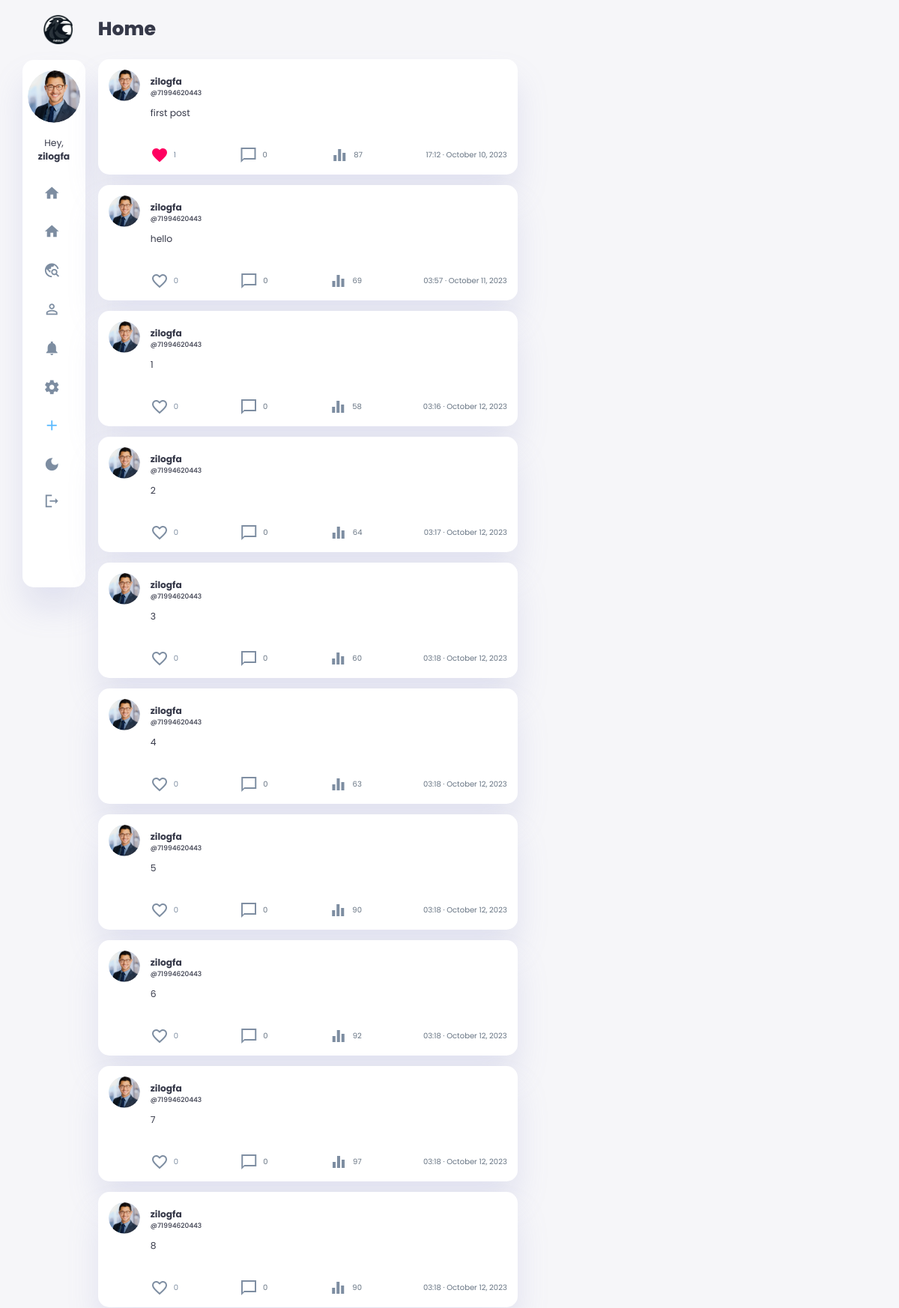
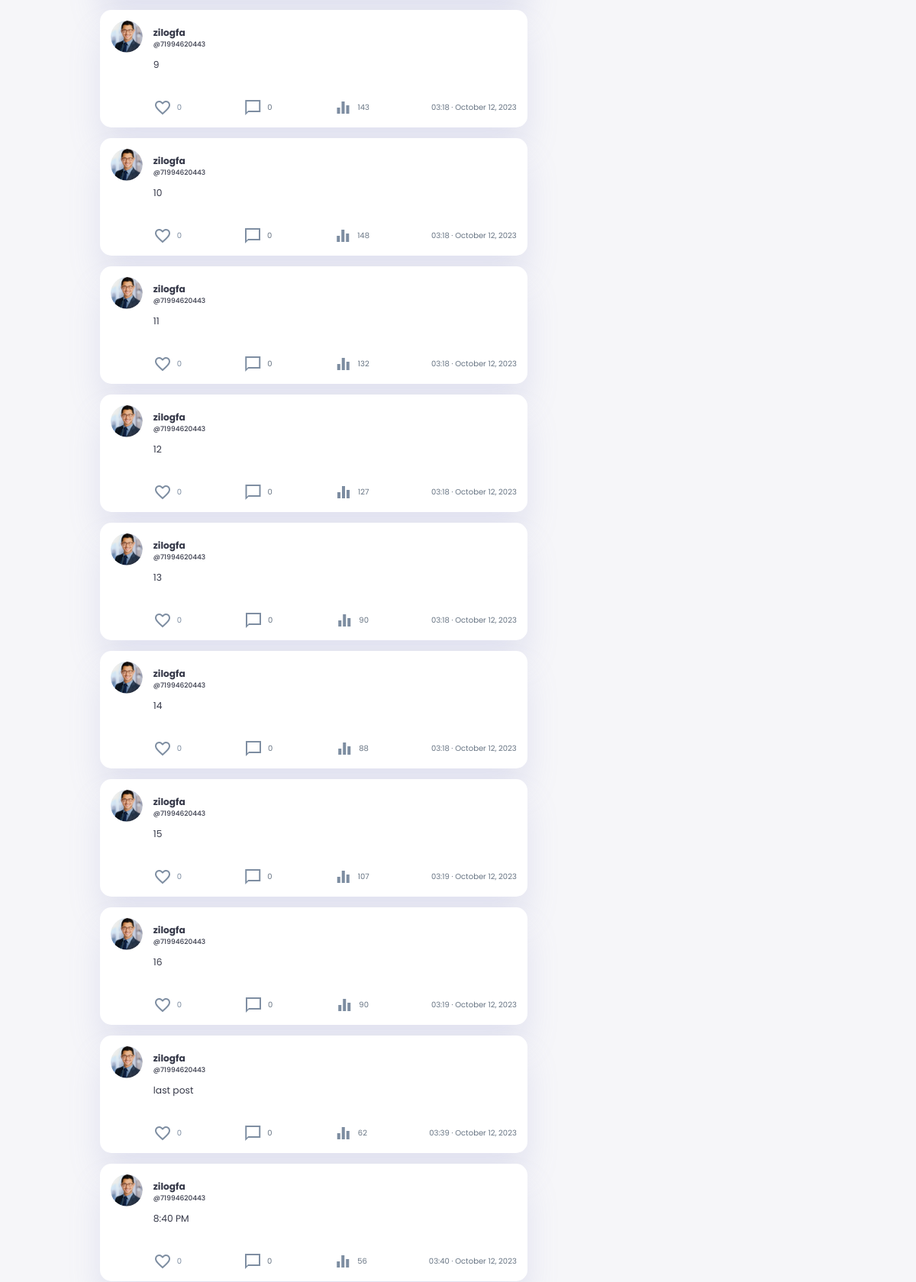
The app's page /home (signed in, upper part) with its own data (2 pictures, top to bottom).
### main.py (models this page shows, shortened)
    class User(db.Model, UserMixin):
        __tablename__ = 'user'
        id = db.Column(db.Integer, primary_key=True)
        unique_id = db.Column(db.String(11), unique=True, nullable=False)
        username = db.Column(db.String(40), nullable=False, unique=False)
        email = db.Column(db.String(80), nullable=False, unique=True)
        password = db.Column(db.String(100), nullable=False)
        profile_picture = db.Column(db.String(80))
        header_picture = db.Column(db.String(80))
        bio = db.Column(db.Text, nullable=True)
        phone_number = db.Column(db.String(20), nullable=True)
        location = db.Column(db.String(30), nullable=True)
        birthday = db.Column(db.DateTime, nullable=True)
        bio_url = db.Column(db.String(255), nullable=True)
        profile_impressions = db.Column(db.Integer, default=0)
        created_at = db.Column(db.DateTime, default=datetime.utcnow)
        updated_at = db.Column(
            db.DateTime, default=datetime.utcnow, onupdate=datetime.utcnow)
        is_blocked = db.Column(db.Boolean, default=False)
        is_private = db.Column(db.Boolean, default=False)
        dark_theme = db.Column(db.Boolean, default=False)
        posts = relationship('Post', back_populates='user')
        comments = db.relationship('Comment', back_populates='user')
        liked_posts = db.relationship(
            'Post', secondary=likes, backref='likers')
        followed = db.relationship('User', secondary=followers,
                                   primaryjoin=(followers.c.follower_id == id),
                                   secondaryjoin=(
                                       followers.c.followed_id == id),
                                   backref=db.backref('followers', lazy='dynamic'), lazy='dynamic')
        def followed_posts(self):
            followed_ids = [user.id for user in self.followed]
            followed_ids.append(self.id)
            return Post.query.filter(Post.user_id.in_(followed_ids))

    class Post(db.Model):  # user.posts.all()
        __tablename__ = 'post'
        id = db.Column(db.Integer, primary_key=True)
        user_id = db.Column(db.Integer, db.ForeignKey(
            'user.id'), nullable=False)
        body = db.Column(db.Text, nullable=False)
        post_picture = db.Column(db.String(200))
        likes = db.Column(db.Integer, default=0)
        created_at = db.Column(db.DateTime, default=datetime.utcnow)
        updated_at = db.Column(
            db.DateTime, default=datetime.utcnow, onupdate=datetime.utcnow)
        post_impressions = db.Column(db.Integer, default=0)
        user = relationship('User', back_populates='posts')
        comments = db.relationship(
            'Comment', back_populates='post', cascade="all, delete-orphan")

### main.py (the view)
    @app.route('/home')
    @login_required
    def home_page():
        followed_posts = current_user.followed_posts()
        for post in followed_posts:
            post.body = process_post_body(post.body)
        return render_template('home.html', posts=followed_posts, current_user=current_user, logged_in=current_user.is_authenticated)

### main.py (called while the page is built)
@login_manager.user_loader
def load_user(user_id):
    return User.query.get(int(user_id))

@app.before_request
def before_request():
    g.csrf_token = generate_csrf()  # from flask import g

def process_post_body(body):
    body = re.sub(
        r'(http[s]?://(?:[a-zA-Z]|[0-9]|[$-_@.&+]|[!*\\(\\),]|(?:%[0-9a-fA-F][0-9a-fA-F]))+)',
        r'<a href="\1" target="_blank" class="url-link">\1</a>', body
    )
    body = re.sub(
        r'#(\w+)', r'<a href="/search?query=\1" class="hashtag-link">#\1</a>', body)
    return body

### templates/home.html (shortened to what this page needs)
{% extends 'base.html' %}
{% block content %}
<h1>Home</h1>
{% if posts %}
{% for post in posts %}
<div class="user-post" data-post-id="{{ post.id }}">
<div class="content" >
    <div class="title">
        {% if post.user.profile_picture %}
        <img src="{{ url_for('static', filename='profile_pictures/' + post.user.profile_picture) }}">
        {% else %}
        <img src="{{ url_for('static', filename='images/blank-profile-pic.png') }}">
        {% endif %}
        <a href="{{ url_for('user_profile', user_id=post.user.id) }}">
        <h3>{{ post.user.username }}</h3>
        <p>@{{ post.user.unique_id }}</p>
        </a>
    </div>
    <div class="post-body">
        <p class="p-body">{{ post.body|replace('\n', '<br>')|safe }}</p>
        <div class="comment-icon">
            <a href="#" class="like-button" data-post-id="{{ post.id }}" {% if current_user and post in current_user.liked_posts %}class="liked"{% endif %} onclick="likePost(event, this); return false;">
                <span class="likes-wrapper">
                    {% if post.likes == 1 %}
                        <span class="heart-emoji red-heart"><span class="material-icons-sharp">
                        </span></span>
                    {% else %}
                        <span class="heart-emoji empty-heart"><span class="material-icons-sharp">
                        </span></span>
                    {% endif %}
                <span class="likes-count">{{ post.likes }}</span>
                </span>
            </a>
            <a href="{{ url_for('show_post', post_id=post.id) }}">
                <span class="material-icons-sharp">
                </span>
                <p>{{ post.comments|length }} </p>
            </a>
            <a href="{{ url_for('show_post', post_id=post.id) }}">
                <span class="material-icons-sharp">
                </span>
                <p class="impression-count">{{ post.post_impressions }}</p>
            </a>
            <a href="{{ url_for('show_post', post_id=post.id) }}">
                <p>{{ post.created_at.strftime('%H:%M · %B %d, %Y') }} </p>
            </a>
        </div>
    </div>
</div>
</div>
{% endfor %}
{% else %}
<div class="user-post">
    <div class="content">
        <h3>No Posts</h3>
    </div>
</div>
{% endif %}
{% endblock %}

### templates/base.html (shortened to what this page needs)
<!DOCTYPE html>
<html lang="en">
<head>
    <link rel="stylesheet" href="{{url_for('static', filename='css/root.css')}}">
    <link rel="stylesheet" href="{{url_for('static', filename='css/aside.css')}}">
    <link rel="stylesheet" href="{{url_for('static', filename='css/main.css')}}">
    <link rel="stylesheet" href="{{url_for('static', filename='css/right-section.css')}}">
    <link rel="stylesheet" href="{{url_for('static', filename='css/about.css')}}">
    <link rel="stylesheet" href="{{url_for('static', filename='css/btn.css')}}">
    <link rel="stylesheet" href="{{url_for('static', filename='css/custom_input_image.css')}}">
    <link rel="stylesheet" href="{{url_for('static', filename='css/search.css')}}">
    <link rel="stylesheet" href="{{url_for('static', filename='css/tablet.css')}}">
    <link rel="stylesheet" href="{{url_for('static', filename='css/phone.css')}}">
</head>
<body>
    <div class="container">
        <aside>
            <div class="aside-fixed">
            <div class="toggle">
                <div class="logo">
                    <img src="{{url_for('static', filename='images/logo/crow-nav-logo.png')}}">
                </div>
            </div>
            <div class="sidebar">
                {% if not logged_in: %}
                <a href="{{ url_for('all') }}">
                    <span class="material-icons-sharp">
                        travel_explore
                    </span>
                    <h3>Explore</h3>
                </a>
                <a id="about-page" href="#">
                    <span class="material-icons-sharp">
                        contact_support
                    </span>
                    <h3>About</h3>
                </a>
                <a href="#" id="dark-mode-toggle">
                    <span class="material-icons-sharp">
                        dark_mode
                    </span>
                    <h3>Theme</h3>
                </a>
                <a href="{{ url_for('login') }}">
                    <span class="material-icons-sharp">
                        login
                    </span>
                    <h3>Login</h3>
                </a>
                <a href="{{ url_for('register') }}">
                    <span class="material-icons-sharp">
                        app_registration
                    </span>
                    <h3>Register</h3>
                </a>
                {% else %}
                <div class="user-profile">
                    <div class="profile-img">
                        {% if current_user.profile_picture %}
                        <img src="{{ url_for('static', filename='profile_pictures/' + current_user.profile_picture) }}">
                        {% else %}
                        <img src="{{ url_for('static', filename='images/blank-profile-pic.png') }}">
                        {% endif %}
                    </div>
                    <div class="profile-name">
                        <div class="info">
                            <p>Hey, <b>{{current_user.username}}</b></p>
                        </div>
                    </div>
                </div>
                <a href="{{ url_for('home_page') }}">
                    <span class="material-icons-sharp">
                    </span>
                </a>
                <a id="home-page" href="#">
                    <span class="material-icons-sharp">
                    </span>
                </a>
                <a href="{{ url_for('all') }}">
                    <span class="material-icons-sharp">
                    </span>
                </a>
                <a href="{{ url_for('user_profile', user_id=current_user.id) }}">
                    <span class="material-icons-sharp">
                    </span>
                </a>
                <a href="#">
                    <span class="material-icons-sharp">
                    </span>
                </a>
                <a href="{{ url_for('setting') }}">
                    <span class="material-icons-sharp">
                    </span>
                </a>
                <a class="post-btn" href="{{ url_for('new_post') }}">
                    <span class="material-icons-sharp">
                    </span>
                </a>
                <a href="#" id="dark-mode-toggle">
                    <span class="material-icons-sharp">
                    </span>
                </a>
                <a href="{{ url_for('logout') }}">
                    <span class="material-icons-sharp">
                    </span>
                </a>
                {% endif %}
            </div>
            </div>
        </aside>
        <main>
        {% block content %}
        {% endblock %}
        </main>
    </div>
</body>
</html>

### static/css/root.css (style rules this page uses)
:root { --color-primary: #6C9BCF; --color-danger: #FF0060; --color-success: #1B9C85; --color-warning: #F7D060; --color-white: #fff; --color-info-dark: #7d8da1; --color-dark: #363949; --color-light: rgba(132, 139, 200, 0.18); --color-dark-variant: #677483; --color-background: #f6f6f9; --card-border-radius: 2rem; --border-radius-1: 0.4rem; --border-radius-2: 1.2rem; --card-padding: 1.8rem; --padding-1: 1.2rem; --box-shadow: 0 2rem 3rem var(--color-light); --color-post: #5dbbff; --color-post-hover: #0095ff; }
* { margin: 0; padding: 0; outline: 0; appearance: 0; border: 0; text-decoration: none; box-sizing: border-box; }
html { font-size: 14px; }
body { width: 100vw; height: 100vh; font-family: 'Poppins', sans-serif; font-size: 0.88rem; user-select: none; overflow-x: hidden; color: var(--color-dark); background-color: var(--color-background); }
a { color: var(--color-dark); }
img { display: block; width: 100%; object-fit: cover; }
h1 { font-weight: 800; font-size: 1.8rem; }
h3 { font-weight: 500; font-size: 0.87rem; }
p { color: var(--color-dark-variant); }
b { color: var(--color-dark); }
.container { display: grid; width: 96%; margin: 0 auto; gap: 1.2rem; grid-template-columns: 12rem 46rem auto; }
.heart-emoji { font-size: 24px; transition: all 0.6s ease; animation: heart-nohover 0.1s forwards ease-out; }
.red-heart { color: var(--color-danger); transition: all 0.6s ease; animation: heart-hover 0.1s forwards ease-out; }
.empty-heart { color:var(--color-info-dark); transition: all 0.6s ease }

### static/css/btn.css (style rules this page uses)
.post-btn { background-color: var(--color-post); border-radius: 25px; width: 7rem; }
.post-btn span { color: var(--color-white); }

### static/css/tablet.css (style rules this page uses)
@media screen and (max-width: 1200px) { .container { width: 95%; grid-template-columns: 6rem auto 6rem; } }
@media screen and (max-width: 1200px) { aside .aside-fixed { max-width: 6rem; } }
@media screen and (max-width: 1200px) { aside .toggle .logo img { margin-left: 2rem; } }
@media screen and (max-width: 1200px) { aside .sidebar a { width: 5.6rem; } }
@media screen and (max-width: 1200px) { aside .sidebar a:last-child { position: relative; margin-top: 1.8rem; } }
@media screen and (max-width: 1200px) { main .user-post { max-width: 40rem; } }
@media screen and (max-width: 1200px) { aside .sidebar .user-profile img { width: 5rem; } }
@media screen and (max-width: 1200px) { .post-btn { background-color:transparent; width: fit-content; } }
@media screen and (max-width: 1200px) { .post-btn span { color: #5dbbff; } }

### records on screen
User: profile_picture (picture), username "zilogfa"
Post: profile_picture (picture), user.username "zilogfa", user.unique_id "71994620443", body "first post", likes "1", comments|length "0", post_impressions "87", created_at "17:12 · October 10, 2023"
Post: profile_picture (picture), user.username "zilogfa", user.unique_id "71994620443", body "hello", likes "0", comments|length "0", post_impressions "69", created_at "03:57 · October 11, 2023"
Post: profile_picture (picture), user.username "zilogfa", user.unique_id "71994620443", body "1", likes "0", comments|length "0", post_impressions "58", created_at "03:16 · October 12, 2023"
Post: profile_picture (picture), user.username "zilogfa", user.unique_id "71994620443", body "2", likes "0", comments|length "0", post_impressions "64", created_at "03:17 · October 12, 2023"
Post: profile_picture (picture), user.username "zilogfa", user.unique_id "71994620443", body "3", likes "0", comments|length "0", post_impressions "60", created_at "03:18 · October 12, 2023"
Post: profile_picture (picture), user.username "zilogfa", user.unique_id "71994620443", body "4", likes "0", comments|length "0", post_impressions "63", created_at "03:18 · October 12, 2023"
Post: profile_picture (picture), user.username "zilogfa", user.unique_id "71994620443", body "5", likes "0", comments|length "0", post_impressions "90", created_at "03:18 · October 12, 2023"
Post: profile_picture (picture), user.username "zilogfa", user.unique_id "71994620443", body "6", likes "0", comments|length "0", post_impressions "92", created_at "03:18 · October 12, 2023"
Post: profile_picture (picture), user.username "zilogfa", user.unique_id "71994620443", body "7", likes "0", comments|length "0", post_impressions "97", created_at "03:18 · October 12, 2023"
Post: profile_picture (picture), user.username "zilogfa", user.unique_id "71994620443", body "8", likes "0", comments|length "0", post_impressions "90", created_at "03:18 · October 12, 2023"
Post: profile_picture (picture), user.username "zilogfa", user.unique_id "71994620443", body "9", likes "0", comments|length "0", post_impressions "143", created_at "03:18 · October 12, 2023"
Post: profile_picture (picture), user.username "zilogfa", user.unique_id "71994620443", body "10", likes "0", comments|length "0", post_impressions "148", created_at "03:18 · October 12, 2023"
Post: profile_picture (picture), user.username "zilogfa", user.unique_id "71994620443", body "11", likes "0", comments|length "0", post_impressions "132", created_at "03:18 · October 12, 2023"
Post: profile_picture (picture), user.username "zilogfa", user.unique_id "71994620443", body "12", likes "0", comments|length "0", post_impressions "127", created_at "03:18 · October 12, 2023"
Post: profile_picture (picture), user.username "zilogfa", user.unique_id "71994620443", body "13", likes "0", comments|length "0", post_impressions "90", created_at "03:18 · October 12, 2023"
Post: profile_picture (picture), user.username "zilogfa", user.unique_id "71994620443", body "14", likes "0", comments|length "0", post_impressions "88", created_at "03:18 · October 12, 2023"
Post: profile_picture (picture), user.username "zilogfa", user.unique_id "71994620443", body "15", likes "0", comments|length "0", post_impressions "107", created_at "03:19 · October 12, 2023"
Post: profile_picture (picture), user.username "zilogfa", user.unique_id "71994620443", body "16", likes "0", comments|length "0", post_impressions "90", created_at "03:19 · October 12, 2023"
Post: profile_picture (picture), user.username "zilogfa", user.unique_id "71994620443", body "last post", likes "0", comments|length "0", post_impressions "62", created_at "03:39 · October 12, 2023"
Post: profile_picture (picture), user.username "zilogfa", user.unique_id "71994620443", body "8:40 PM", likes "0", comments|length "0", post_impressions "56", created_at "03:40 · October 12, 2023"
